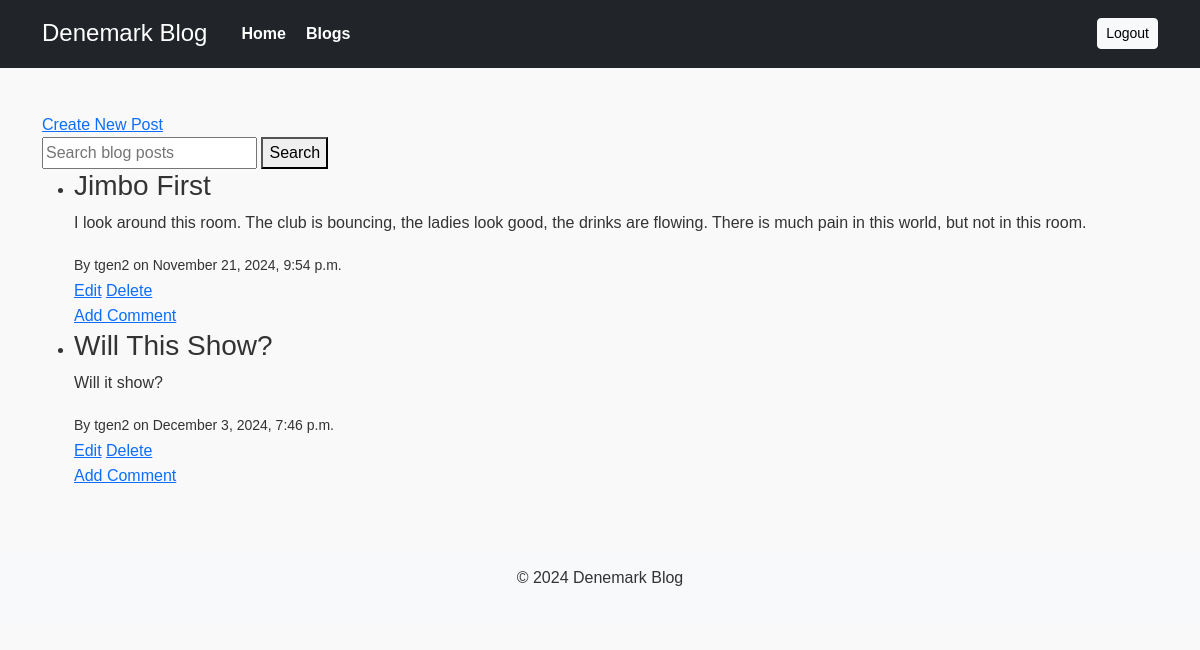
Screenshot of /blog/ (signed in) with the database file from the repository.
### landing/models.py (models this page shows, shortened)
class BlogPost(models.Model):
    title = models.CharField(max_length=200)
    content = models.TextField()
    created_at = models.DateTimeField(auto_now_add=True)
    updated_at = models.DateTimeField(auto_now=True)
    author = models.ForeignKey(User, on_delete=models.CASCADE, default='1')
    likes = models.ManyToManyField(User, related_name='liked_posts', blank=True)

### landing/views.py (the view)
# urls.py: path('blog/', views.blog_list, name='blog_list'),
@login_required
def blog_list(request):
    query = request.GET.get('q')
    if query:
        blogs = BlogPost.objects.filter(title__icontains=query)
    else:
        blogs = BlogPost.objects.all()
    return render(request, 'landing/blog_list.html', {'blogs': blogs})

### landing/templates/landing/blog_list.html (shortened to what this page needs)
{% extends "landing/base.html" %}
{% block content %}
<a href="{% url 'blog_create' %}">Create New Post</a>
<form method="GET" action="{% url 'blog_list' %}">
    <input type="text" name="q" placeholder="Search blog posts">
    <button type="submit">Search</button>
</form>
<ul>
    {% for blog in blogs %}
        <li>
            <h3>{{ blog.title }}</h3>
            <p>{{ blog.content|truncatewords:50 }}</p>
            <small>By {{ blog.author }} on {{ blog.created_at|date:"F j, Y, g:i a" }}</small>
            <div>
                <a href="{% url 'blog_update' blog.pk %}">Edit</a>
                <a href="{% url 'blog_delete' blog.pk %}">Delete</a>
                <br>
                <a href="{% url 'blog_detail' blog.pk %}">Add Comment</a>
            </div>
        </li>
    {% empty %}
        <p>No blog posts found.</p>
    {% endfor %}
</ul>
{% endblock %}

### landing/static/landing/css/style.css (style rules this page uses)
body { font-family: Arial, sans-serif; background-color: #f9f9f9; color: #333; line-height: 1.6; margin: 0; }

### rows the page displays
BlogPost: title "Jimbo First", content "I look around this room. The club is bouncing, the ladies look good, the drinks are flowing. There is much pain in this world, but not in this room.", author "tgen2", created_at "November 21, 2024, 9:54 p.m."
BlogPost: title "Will This Show?", content "Will it show?", author "tgen2", created_at "December 3, 2024, 7:46 p.m."
